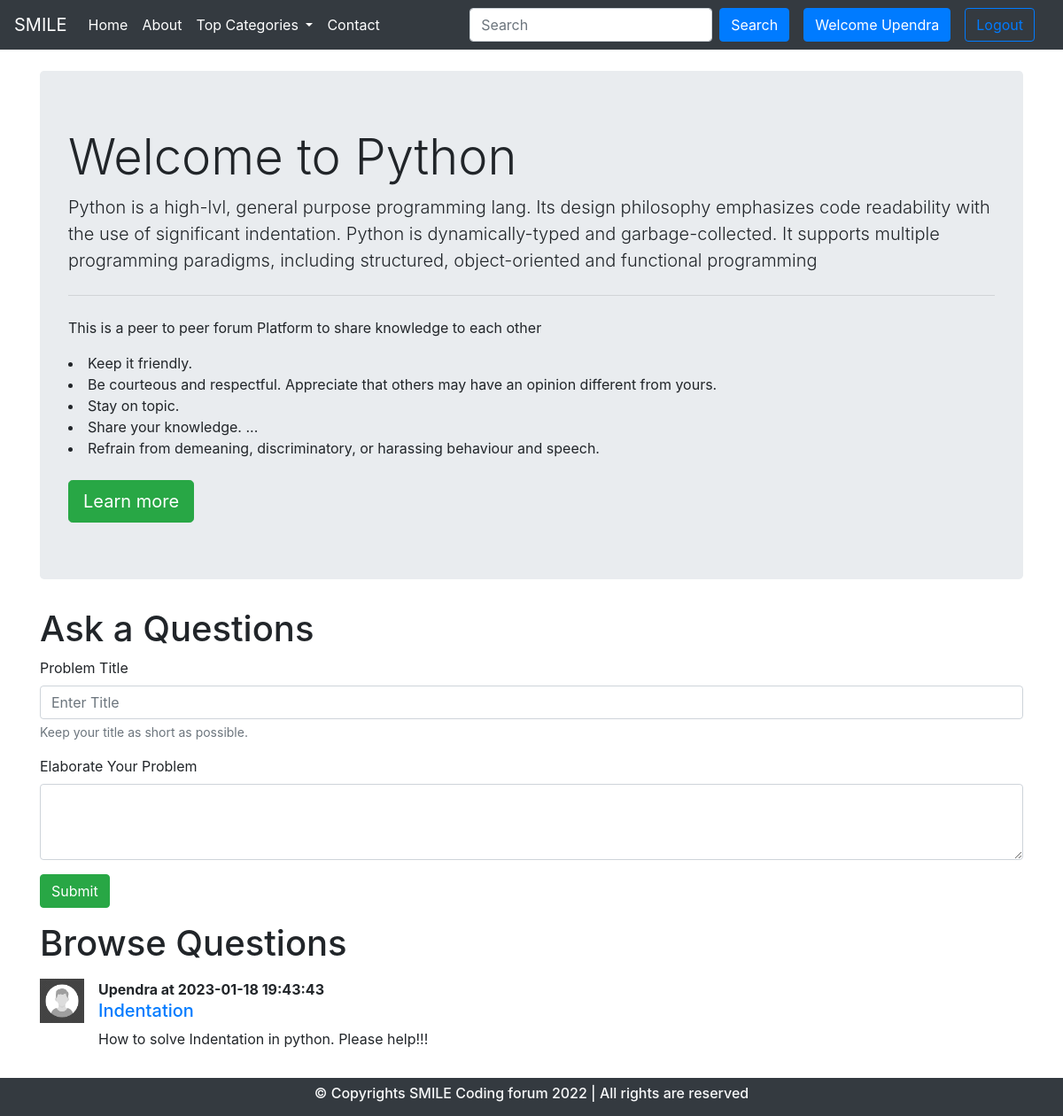
The app's page /threadlist.php?catid=1 (signed in) with its own data.
### tables this page shows
CREATE TABLE `category` (
  `category_id` int(8) NOT NULL,
  `category_name` varchar(255) NOT NULL,
  `category_description` text NOT NULL,
  `created` datetime NOT NULL DEFAULT current_timestamp()
);

CREATE TABLE `thread` (
  `thread_id` int(7) NOT NULL,
  `thread_title` varchar(255) NOT NULL,
  `thread_desc` text NOT NULL,
  `thread_cat_id` int(7) NOT NULL,
  `thread_user_id` int(7) NOT NULL,
  `timestamp` datetime NOT NULL DEFAULT current_timestamp()
);

CREATE TABLE `users` (
  `user_id` int(8) NOT NULL,
  `name` varchar(255) NOT NULL,
  `user_email` varchar(255) NOT NULL,
  `user_password` varchar(255) NOT NULL,
  `timesstamp` datetime NOT NULL DEFAULT current_timestamp()
);

### threadlist.php (the view, shortened to what this page needs)
<!doctype html>
<html lang="en">
<head>
    <link rel="stylesheet" href="https://cdn.jsdelivr.net/npm/bootstrap@4.6.2/dist/css/bootstrap.min.css">
</head>
<body>
    <?php include 'partials/_dbconnect.php';  ?>
    <?php include 'partials/_header.php';   ?>
    <?php
    $id = $_GET['catid'];
    $sql = "SELECT * FROM `category` WHERE category_id=$id";
    $result = mysqli_query($conn, $sql);
    while ($row = mysqli_fetch_assoc($result)) {
        $catname = $row['category_name'];
        $catdesc = $row['category_description'];
    }
    ?>
    <?php
    echo '<div class="container my-4">
    <div class="jumbotron">
        <h1 class="display-4">Welcome to ' . $catname . '</h1>
        <p class="lead">' . $catdesc . '</p>
        <hr class="my-4">
        <p>This is a peer to peer forum Platform to share knowledge to each other</p>
        <li>Keep it friendly.</li>
        <li>Be courteous and respectful. Appreciate that others may have an opinion different from yours.</li>
        <li>Stay on topic.</li>
        <li>Share your knowledge. ...</li>
        <li>Refrain from demeaning, discriminatory, or harassing behaviour and speech.</li>
        <br>
        <a class="btn btn-success btn-lg" href="#" role="button">Learn more</a>
    </div>
</div>';
    ?>
<?php
if(isset($_SESSION['loggedin']) && $_SESSION['loggedin']==true){
    echo '<div class="container my-3">
         <h1>Ask a Questions</h1>
         <form action="'.$_SERVER['REQUEST_URI'].'" method="post">
             <div class="form-group">
                 <label for="title">Problem Title</label>
                 <input type="text" class="form-control" id="title" name="title" aria-describedby="title" placeholder="Enter Title">
                 <small id="emailHelp" class="form-text text-muted">Keep your title as short as possible.</small>
                 <input type="hidden" name="user_id" value="'.$_SESSION["user_id"].'">
             </div>
             <div class="form-group">
                 <label for="desc">Elaborate Your Problem</label>
                 <textarea class="form-control" id="desc" name="desc" rows="3"></textarea>
             </div>
             <button type="submit" class="btn btn-success">Submit</button>
         </form>
     </div>';
}
    else{
        echo '<div class="container">
        <h1>Ask a Questions</h1>
        <p class="lead">You are not loggedIn Please Login to start a discussion.</p>
        </div>';
    }
?>
    <div class="container">
        <h1>Browse Questions</h1>
        <?php
        $id = $_GET['catid'];
        $sql = "SELECT * FROM `thread` WHERE thread_cat_id = $id";
        $result = mysqli_query($conn, $sql);
        while ($row = mysqli_fetch_assoc($result)) {
            $thid = $row['thread_id'];
            $thtitle = $row['thread_title'];
            $thdesc = $row['thread_desc'];
            $thread_time = $row['timestamp'];
            $thread_user_id = $row['thread_user_id'];
            $sql2 = 'SELECT * FROM `users` WHERE user_id= '.$thread_user_id.'';
            $result2 = mysqli_query($conn, $sql2);
            $row2 = mysqli_fetch_assoc($result2);
            $name = $row2['name'];
            echo '<div class="media my-3">
            <img src="./img/user.jpg" width="50px" class="mr-3" alt="...">
            <div class="media-body">
            <p class="font-weight-bold my-0">'.$name.' at '.$thread_time.'</p>
                <h5 class="mt-0"><a href="thread.php?threadid=' . $thid . '">' . $thtitle . '</a></h5>
                <p>' . $thdesc . '</p>
            </div>
        </div>';
        }
        ?>
    </div>
    <?php include 'partials/_footer.php'; ?>
</body>
</html>

### records on screen
category: category_name "Python", category_description "Python is a high-lvl, general purpose programming lang. Its design philosophy emphasizes code readability with the use of significant indentation. Python is dynamically-typed and garbage-collected. It supports multiple programming paradigms, including structured, object-oriented and functional programming"
thread: users.name "Upendra", timestamp "2023-01-18 19:43:43", thread_title "Indentation", thread_desc "How to solve Indentation in python. Please help!!!"

### other values on screen
$_SESSION['name'] "Upendra"
